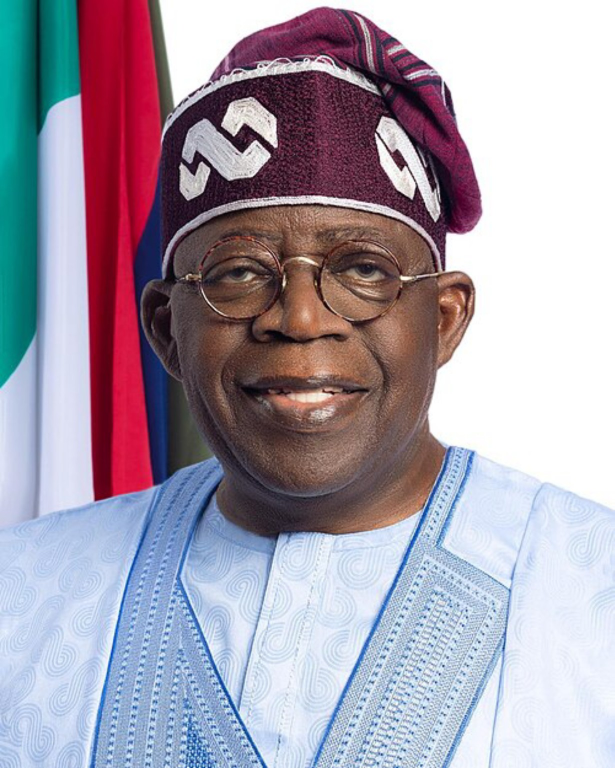
#> input picture research/photo-pack/01 - Bola Ahmed Tinubu/Bola_Ahmed_Tinubu_supplied.jpg, 1229 x 1536 px (shown at 1/2 size); its folder holds only this picture in this run
$ python process-photo-pack.py
#> lines starting #> are read from the running program, lines starting #| are printed output that depends on the picture
#!/usr/bin/env python3
"""
Normalise the research photo pack into web-ready assets.

Run after adding images to ../../research/photo-pack:
    python3 scripts/process-photo-pack.py

WHAT THIS FIXES IN THE PACK AS DELIVERED
-------------------------------------
The pack was assembled by image search and saved by hand, so it has three
problems that all break a bundler:

  1. EXTENSIONS LIE. Six files named `.png` are actually WebP
     (`Rauf-Aregbesola.png`, `seyi makinde.png`, `abbas.png`, `umo.png`,
     `mala buni.png`, `Femi-Gbajabiamila.png`), and one is `.jpeg` not `.jpg`.
     A `*.jpg` glob picks up none of them.

  2. ONE FILE IS NOT AN IMAGE. `cliboy.png` is a saved Bing results page:
     804KB of HTML with the filename of a portrait. Served as a photo it is a
     broken image at best. It is reported and skipped, not converted.

  3. THE FILES ARE ENORMOUS FOR WHAT THEY DISPLAY. A profile avatar renders at
     44-64px. Three of these are 2-3MB, which is ~8MB of photographs on a site
     whose own reasoning about assets is that a Nigerian reader is often on a
     poor connection. Everything is re-encoded to a 512px square JPEG, which is
     roughly 40KB and still sharp at 2x for the largest size rendered.

All three are handled by trusting the file's actual content over its name.

THE VERTICAL CROP IS BIASED UPWARD ON PURPOSE
---------------------------------------------
Every one of these is a head-and-shoulders portrait, and a plain centre crop of
a portrait reliably slices the top of the head off. The vertical window is
anchored a third of the way down the excess rather than in the middle, which
keeps the face in frame for this framing while still producing a square.

It is a heuristic, not a face detector. It is good enough because the input set
is uniform: official portraits, all roughly waist-or-shoulders up.

OUTPUT
------
  src/assets/politicians/pack-<slug>.jpg   normalised,512x512, progressive
  research/photo-pack/manifest.json          what was found, and what failed

Assets are prefixed `pack-` on purpose. The eight hand-curated photographs in
that directory came from Wikimedia Commons with their licences verified; the
pack ones did not. Keeping the prefixes apart means a glance at the assets
folder says which is which, and it stops a pack image from quietly shadowing a
properly licensed original that already exists for the same person.
"""

import json
import re
import sys
from pathlib import Path

from PIL import Image, UnidentifiedImageError

ROOT = Path(__file__).resolve().parents[2]
PACK_DIR = ROOT / "research" / "photo-pack"
OUT_DIR = ROOT / "website" / "src" / "assets" / "politicians"
MANIFEST = PACK_DIR / "manifest.json"

SIZE = 512
# Below this a "portrait" is an image-search thumbnail rather than a usable
# photograph. Not rejected, because they render fine at avatar size; downgraded.
MIN_EDGE = 200


def slugify(name: str) -> str:
    return re.sub(r"[^a-z0-9]+", "-", name.lower()).strip("-")


def square_crop(img: Image.Image, target: int) -> Image.Image:
    """Centre horizontally, biased upward vertically, then resize to `target`."""
    w, h = img.size
    edge = min(w, h)

    x = (w - edge) // 2
    # Anchor 35% into the vertical slack. Centre-cropping a portrait cuts the
    # head off; this keeps it.
    y = int((h - edge) * 0.35)
    return img.crop((x, y, x + edge, y + edge)).resize(
        (target, target), Image.LANCZOS
    )


def process(person_dir: Path) -> dict:
    """Normalise one folder. Returns a manifest record."""
    folder = person_dir.name
    pack_name = re.sub(r"^\d+\s*-\s*", "", folder)

    images = [p for p in person_dir.iterdir() if p.name != "SOURCE_AND_RIGHTS.txt"]
    if len(images) != 1:
        return {
            "folder": folder,
            "packName": pack_name,
            "ok": False,
            "reason": f"expected 1 image, found {len(images)}",
        }

    src = images[0]
    out_name = f"pack-{slugify(pack_name)}.jpg"

    try:
        img = Image.open(src)
#> img is the input picture: PIL image 1229x1536 RGB; mean R, G, B 166.8, 158.8, 172.5
        img.load()
    except (UnidentifiedImageError, OSError) as exc:
        # This is the cliboy.png case: PIL refuses it because it is HTML, which
        # is the correct outcome. Recorded so the gap is visible rather than
        # being a missing file someone notices in six months.
        head = src.read_bytes()[:120].decode("utf-8", "replace").lstrip()
        return {
            "folder": folder,
            "packName": pack_name,
            "sourceImage": src.name,
            "ok": False,
            "reason": "not an image file",
            "detail": f"{type(exc).__name__}; leading bytes: {head[:60]!r}",
        }

    original = img.size
#> original = (1229, 1536)
    fmt = img.format
#> fmt = 'JPEG'

    # Three of these are 132x180 image-search thumbnails. Upscaling them to 512
    # would invent detail that is not there and produce a soft, smeared face, so
    # they are emitted at native square size instead and flagged. They still
    # render correctly at the 44-64px the avatar and credits thumbnails use; they
    # would look soft full-width, which is why `lowResolution` is recorded rather
    # than left for someone to discover.
    low_res = min(original) < MIN_EDGE
#> low_res = False
    target = min(SIZE, min(original))
#> target = 512

    # Flatten transparency onto the navy the site sits on. Several of these are
    # RGBA PNGs; compositing on white would leave a white box on a dark page.
    if img.mode in ("RGBA", "LA", "P"):
        img = img.convert("RGBA")
        backdrop = Image.new("RGB", img.size, (13, 20, 38))
        backdrop.paste(img, mask=img.split()[-1])
        img = backdrop
    else:
        img = img.convert("RGB")

    OUT_DIR.mkdir(parents=True, exist_ok=True)
    out_path = OUT_DIR / out_name
    square_crop(img, target).save(
        out_path, "JPEG", quality=82, optimize=True, progressive=True
    )
#> in square_crop, `return img.crop((x, y, x + edge, y + edge)).resize( (target, target), ..`:
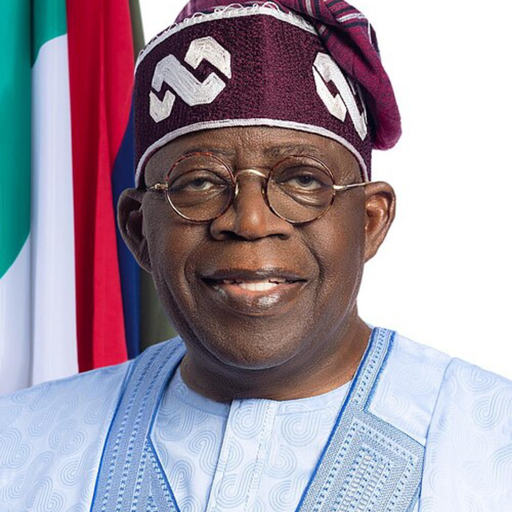
#> returned value: PIL image 512x512 RGB; mean R, G, B 161.6, 150, 162.4

    return {
        "folder": folder,
        "packName": pack_name,
        "sourceImage": src.name,
        "ok": True,
        "output": f"pack-{slugify(pack_name)}",
        "originalFormat": fmt,
        "originalSize": f"{original[0]}x{original[1]}",
        "sourceBytes": src.stat().st_size,
        "outputBytes": out_path.stat().st_size,
        "outputSize": f"{target}x{target}",
        "modified": original != (target, target) or fmt != "JPEG",
        "lowResolution": low_res,
    }


def main() -> int:
    if not PACK_DIR.is_dir():
        print(f"no pack at {PACK_DIR}", file=sys.stderr)
        return 1

    records = [process(d) for d in sorted(PACK_DIR.iterdir()) if d.is_dir()]
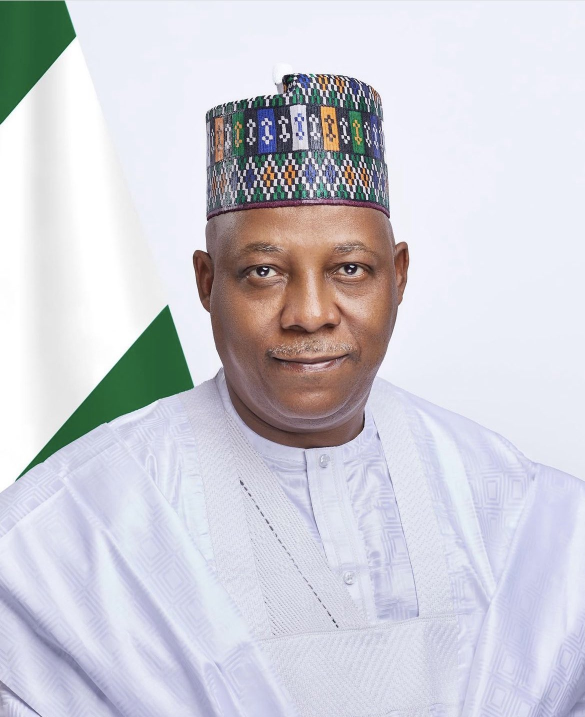
#> input picture research/photo-pack/02 - Kashim Shettima/Shattima.jpg, 1170 x 1434 px (shown at 1/2 size)
#> in process, img is the input picture: PIL image 1170x1434 RGB; mean R, G, B 206.4, 205.9, 213.9
#> call 2 of square_crop, with target = 512
#> in square_crop (call 2), `return img.crop((x, y, x + edge, y + edge)).resize( (target, target), ..`:
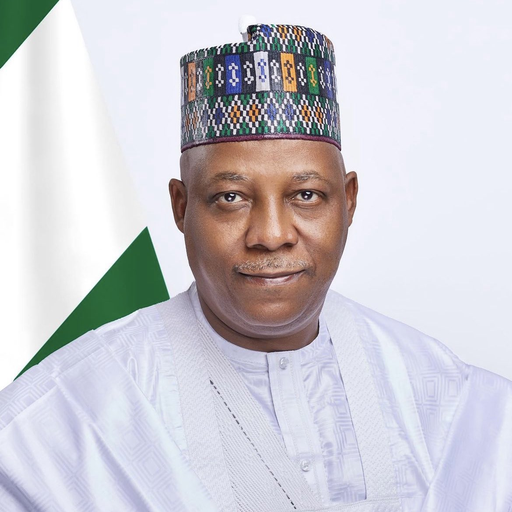
#> returned value: PIL image 512x512 RGB; mean R, G, B 205.9, 204.4, 211.1
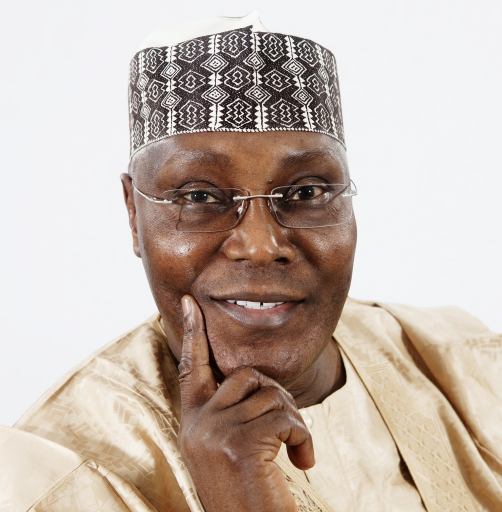
#> input picture research/photo-pack/03 - Atiku Abubakar/Atiku_Abubakar-2010.jpg, 1004 x 1024 px (shown at 1/2 size)
#> in process, img is the input picture: PIL image 1004x1024 RGB; mean R, G, B 197.4, 182.8, 173
#> call 3 of square_crop, with target = 512
#> in square_crop (call 3), `return img.crop((x, y, x + edge, y + edge)).resize( (target, target), ..`:
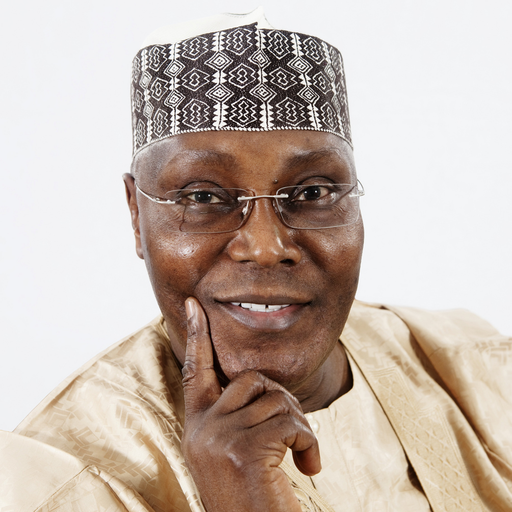
#> returned value: PIL image 512x512 RGB; mean R, G, B 197.1, 182.5, 172.8
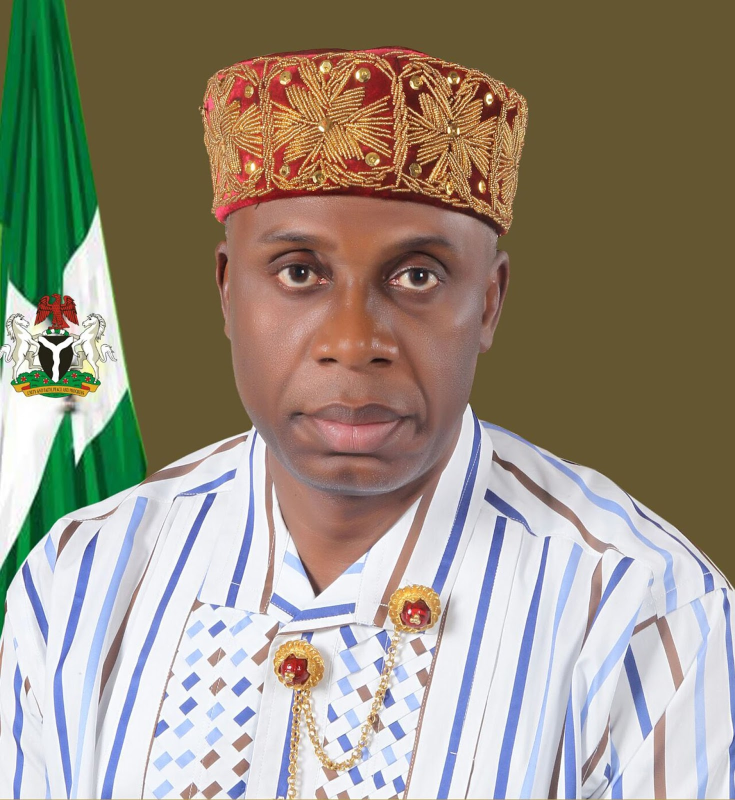
#> input picture research/photo-pack/04 - Rotimi Amaechi/Rt. Hon. Amaechi.jpg, 1470 x 1600 px (shown at 1/2 size)
#> in process, img is the input picture: PIL image 1470x1600 RGB; mean R, G, B 152.2, 143, 127.8
#> call 4 of square_crop, with target = 512
#> in square_crop (call 4), `return img.crop((x, y, x + edge, y + edge)).resize( (target, target), ..`:
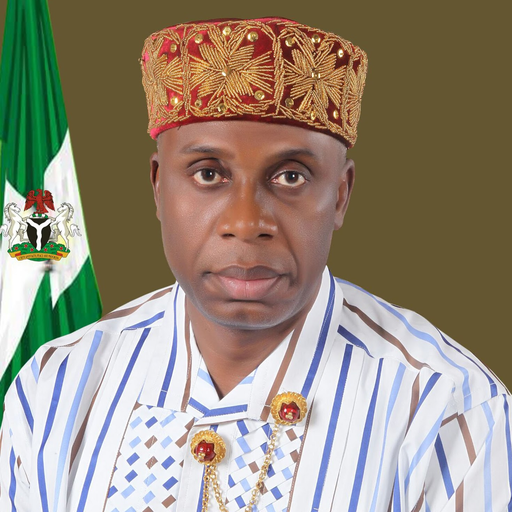
#> returned value: PIL image 512x512 RGB; mean R, G, B 150.7, 140.9, 124.7
    records.sort(key=lambda r: int(r["folder"][:2]))

    MANIFEST.write_text(json.dumps(records, indent=2) + "\n")

    ok = [r for r in records if r["ok"]]
    bad = [r for r in records if not r["ok"]]
#> bad = []

    before = sum(r.get("sourceBytes", 0) for r in ok)
#> before = 1314531
    after = sum(r.get("outputBytes", 0) for r in ok)
#> after = 180030

    print(f"processed {len(records)} folders")
#| processed 4 folders
    print(f"  written: {len(ok)}")
#|   written: 4
    print(f"  skipped: {len(bad)}")
#|   skipped: 0
    for r in bad:
        print(f"    - {r['packName']}: {r['reason']}")
        if r.get("detail"):
            print(f"      {r['detail']}")
    low = [r for r in ok if r.get("lowResolution")]
#> low = []
    if low:
        print(f"  low resolution (kept at native size): {len(low)}")
        for r in low:
            print(f"    - {r['packName']}: {r['originalSize']} -> {r['outputSize']}")
    print(f"  {before/1024/1024:.1f} MB -> {after/1024/1024:.1f} MB")
#|   1.3 MB -> 0.2 MB
    print(f"  manifest: {MANIFEST}")
    return 0


if __name__ == "__main__":
    raise SystemExit(main())
#> (the program exits here)
